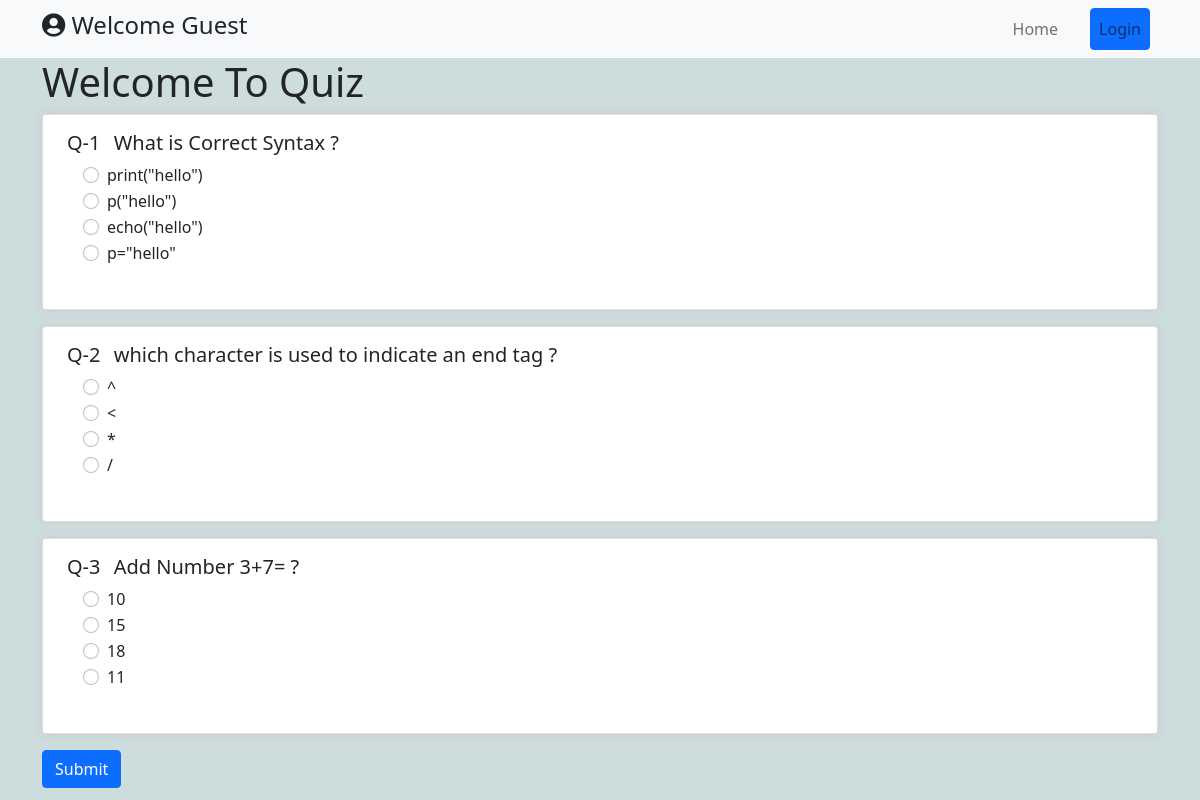
The page / on the database its author committed.
### quiz/models.py (models this page shows, shortened)
class QuesModel(models.Model):
    question = models.CharField(max_length=200, null=True)
    op1 = models.CharField(max_length=200, null=True)
    op2 = models.CharField(max_length=200, null=True)
    op3 = models.CharField(max_length=200, null=True)
    op4 = models.CharField(max_length=200, null=True)
    ans = models.CharField(max_length=200, null=True)

### quiz/views.py (the view)
# urls.py: 2. Add a URL to urlpatterns:  path('', views.home, name='home')
def home(request):
    if request.method == "POST":
        print(request.POST)
        questions = QuesModel.objects.all()
        score = 0
        wrong = 0
        correct = 0
        total = 0
        for q in questions:
            total += 1
            print(request.POST.get(q.question))
            print(q.ans)
            print()
            if q.ans == request.POST.get(q.question):
                score += 10
                correct += 1
            else:
                wrong += 1
        percent = score / (total * 10) * 100
        context = {
            "score": score,
            "correct": correct,
            "wrong": wrong,
            "percent": percent,
            "total": total,
        }
        return render(request, "result.html", context)
    else:
        questions = QuesModel.objects.all()
        context = {"questions": questions}
        return render(request, "home.html", context)

### quiz/templates/home.html (shortened to what this page needs)
{% extends 'base.html' %} {% load static %} {% block content %}
<div class="container">
  <h1>Welcome To Quiz</h1>
  <form method="post" action="">
    {% for q in questions%}
    <div class="card mb-3">
      <div class="card-body">
        <div class="form-group">
          <h5><label for="question"><span class="px-2">Q-{{forloop.counter}}</span> {{q.question}} ?</label></h5>
        </div>
        <div class="form-check">
          <div class="form-check">
            <input
              class="form-check-input"
              type="radio"
              name="{{q.question}}"
              id="gridRadios1"
              value="option1"
            />
            <label class="form-check-label" for="gridRadios1">
              {{q.op1}}
            </label>
          </div>
          <div class="form-check">
            <input
              class="form-check-input"
              type="radio"
              name="{{q.question}}"
              id="gridRadios2"
              alue="option2"
            />
            <label class="form-check-label" for="gridRadios2">
              {{q.op2}}
            </label>
          </div>
          <div class="form-check">
            <input
              class="form-check-input"
              type="radio"
              name="{{q.question}}"
              id="gridRadios1"
              value="option3"
            />
            <label class="form-check-label" for="gridRadios1">
              {{q.op3}}
            </label>
          </div>
          <div class="form-check">
            <input
              class="form-check-input"
              type="radio"
              name="{{q.question}}"
              id="gridRadios2"
              value="option4"
            />
            <label class="form-check-label" for="gridRadios2">
              {{q.op4}}
            </label>
          </div>
          <br />
        </div>
      </div>
    </div>
    {% endfor %}
    <button type="submit" class="btn btn-primary">Submit</button>
  </form>
</div>
{% endblock content %}

### templates/base.html (shortened to what this page needs)
<!DOCTYPE html>
{% load static %}
<html lang="en">
<head>
<link rel="stylesheet" href="https://cdnjs.cloudflare.com/ajax/libs/twitter-bootstrap/5.1.0/css/bootstrap.min.css">
<link rel="stylesheet" href="https://cdnjs.cloudflare.com/ajax/libs/font-awesome/5.15.4/css/all.min.css">
<link rel="stylesheet" href="{% static 'css/styles.css' %}">
</head>
<body>
    {% include 'include/header.html' %}
    {% block content %}
    {% endblock content %}
</body>
</html>

### templates/include/header.html (shortened to what this page needs)
{% load static %}
<nav class="navbar navbar-expand-lg navbar-light bg-light">
  <div class="container">
    <div class="collapse navbar-collapse" id="navbarNav">
      <div class="nav-brand">
        <h4 class="text-dark"> <i class="fa fa-user-circle fa-warning" aria-hidden="true"></i> Welcome {% if request.user.is_authenticated %} {{request.user.username}} {% else %} Guest {% endif %}</h4>
      </div>
      <ul class="navbar-nav ms-auto py-4 py-lg-0 d-flex align-items-center">
        <li class="nav-item"><a class="nav-link mx-3" href="{% url 'quiz:quiz' %}">Home</a></li>
        {% if request.user.is_authenticated %}
        <li class="nav-item"><a class="nav-link mx-3 btn btn-danger" href="{% url 'quiz:logout' %}">Log Out</a></li>
        {% else %}
        <li class="nav-item"><a class="nav-link mx-2 btn btn-primary " href="{% url 'quiz:login' %}">Login</a></li>
        {% endif %}
      </ul>
    </div>
  </div>
</nav>

### DjangoQuiz/static/css/styles.css (style rules this page uses)
body { background-color:#cddcdd; }
.card { box-shadow:0px 0px 10px #ccc; }

### rows shown on the page
QuesModel: question "What is Correct Syntax", op1 "print(\"hello\")", op2 "p(\"hello\")", op3 "echo(\"hello\")", op4 "p=\"hello\""
QuesModel: question "which character is used to indicate an end tag", op1 "^", op2 "<", op3 "*", op4 "/"
QuesModel: question "Add Number 3+7=", op1 "10", op2 "15", op3 "18", op4 "11"
